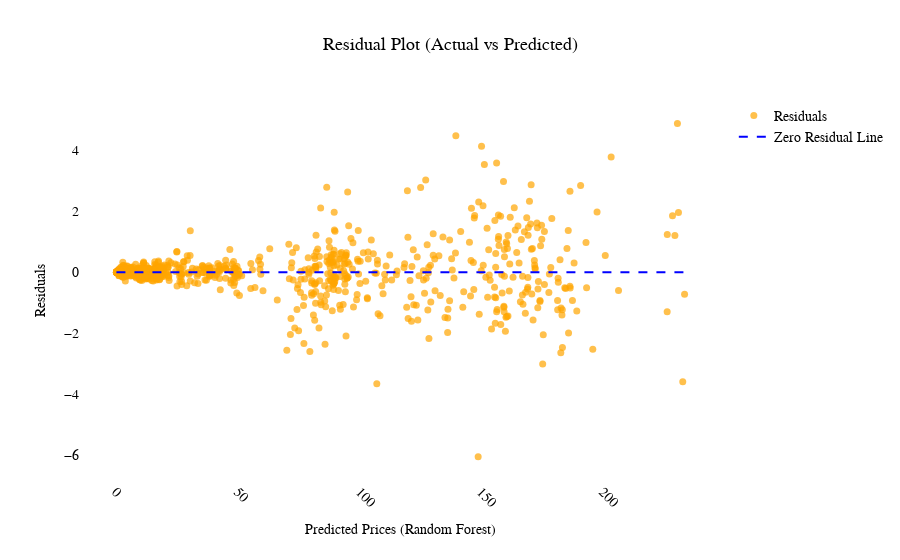

Notebook source saved alongside this figure:
### Code cell
import plotly.graph_objects as go

# Calculate residuals
residuals = y_test - y_pred_rf

# Create a figure
fig = go.Figure()

# Add the residuals scatter plot
fig.add_trace(go.Scatter(
    x=y_pred_rf, 
    y=residuals, 
    mode='markers', 
    name='Residuals',
    marker=dict(color='orange', size=7, opacity=0.7)
))

# Add a horizontal line at y=0 (for reference)
fig.add_trace(go.Scatter(
    x=[min(y_pred_rf), max(y_pred_rf)], 
    y=[0, 0], 
    mode='lines', 
    name='Zero Residual Line',
    line=dict(color='blue', dash='dash')
))

# Enhance the layout for better aesthetics
fig.update_layout(
    title='Residual Plot (Actual vs Predicted)',
    title_x=0.5,
    title_font=dict(size=18, family="Arial, sans-serif", color="black"),
    xaxis_title='Predicted Prices (Random Forest)',
    yaxis_title='Residuals',
    font=dict(family="Arial, sans-serif", size=14, color="black"),
    plot_bgcolor="white",
    xaxis=dict(title_font=dict(size=14), tickangle=45),
    yaxis=dict(title_font=dict(size=14)),
    showlegend=True
)

# Show the interactive plot
fig.show()

### Figure 1 — Plotly figure (JSON) as saved in the notebook; plotly's stock layout.template omitted (floating-point values rounded to 4 significant figures; data arrays with more than 128 entries replaced by an {"elided": "..."} marker saying what was removed)
{"data": [{"marker": {"color": "orange", "opacity": 0.7, "size": 7}, "mode": "markers", "name": "Residuals", "type": "scatter", "x": {"elided": "1398 float values"}, "y": {"elided": "1398 float values"}}, {"line": {"color": "blue", "dash": "dash"}, "mode": "lines", "name": "Zero Residual Line", "type": "scatter", "x": [0.07399, 233.5], "y": [0, 0]}], "layout": {"autosize": true, "font": {"color": "black", "family": "Arial, sans-serif", "size": 14}, "plot_bgcolor": "white", "showlegend": true, "title": {"font": {"color": "black", "family": "Arial, sans-serif", "size": 18}, "text": "Residual Plot (Actual vs Predicted)", "x": 0.5}, "xaxis": {"autorange": true, "range": [-15.5, 249.1], "showspikes": false, "tickangle": 45, "title": {"font": {"size": 14}, "text": "Predicted Prices (Random Forest)"}, "type": "linear"}, "yaxis": {"autorange": true, "range": [-6.996, 5.828], "showspikes": false, "title": {"font": {"size": 14}, "text": "Residuals"}, "type": "linear"}}}
